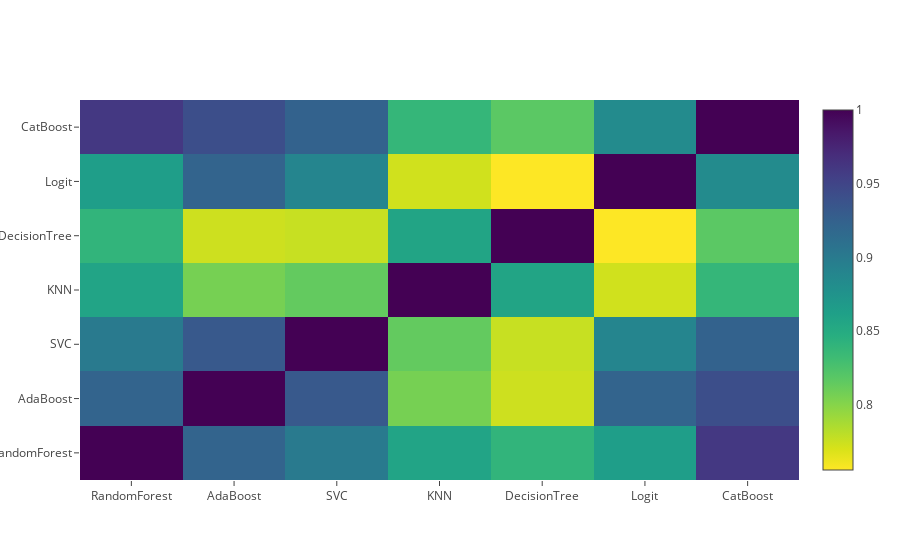

Notebook source saved alongside this figure:
### Code cell
data = [
    go.Heatmap(
        z= base_predictions_train.astype(float).corr().values ,
        x=base_predictions_train.columns.values,
        y= base_predictions_train.columns.values,
          colorscale='Viridis',
            showscale=True,
            reversescale = True
    )
]
py.iplot(data, filename='labelled-heatmap')

### Figure 1 — Plotly figure (JSON) as saved in the notebook; plotly's stock layout.template omitted (floating-point values rounded to 4 significant figures)
{"data": [{"colorscale": "Viridis", "reversescale": true, "showscale": true, "type": "heatmap", "uid": "2cb3ad20-dd35-11e8-802e-3ca9f46c20d0", "x": ["RandomForest", "AdaBoost", "SVC", "KNN", "DecisionTree", "Logit", "CatBoost"], "y": ["RandomForest", "AdaBoost", "SVC", "KNN", "DecisionTree", "Logit", "CatBoost"], "z": [[1, 0.9225, 0.9007, 0.8576, 0.8404, 0.8641, 0.9601], [0.9225, 1, 0.9329, 0.8065, 0.7742, 0.9224, 0.9417], [0.9007, 0.9329, 1, 0.8143, 0.7761, 0.8895, 0.9242], [0.8576, 0.8065, 0.8143, 1, 0.8573, 0.7731, 0.8384], [0.8404, 0.7742, 0.7761, 0.8573, 1, 0.7559, 0.8177], [0.8641, 0.9224, 0.8895, 0.7731, 0.7559, 1, 0.8834], [0.9601, 0.9417, 0.9242, 0.8384, 0.8177, 0.8834, 1]]}], "layout": {}}
